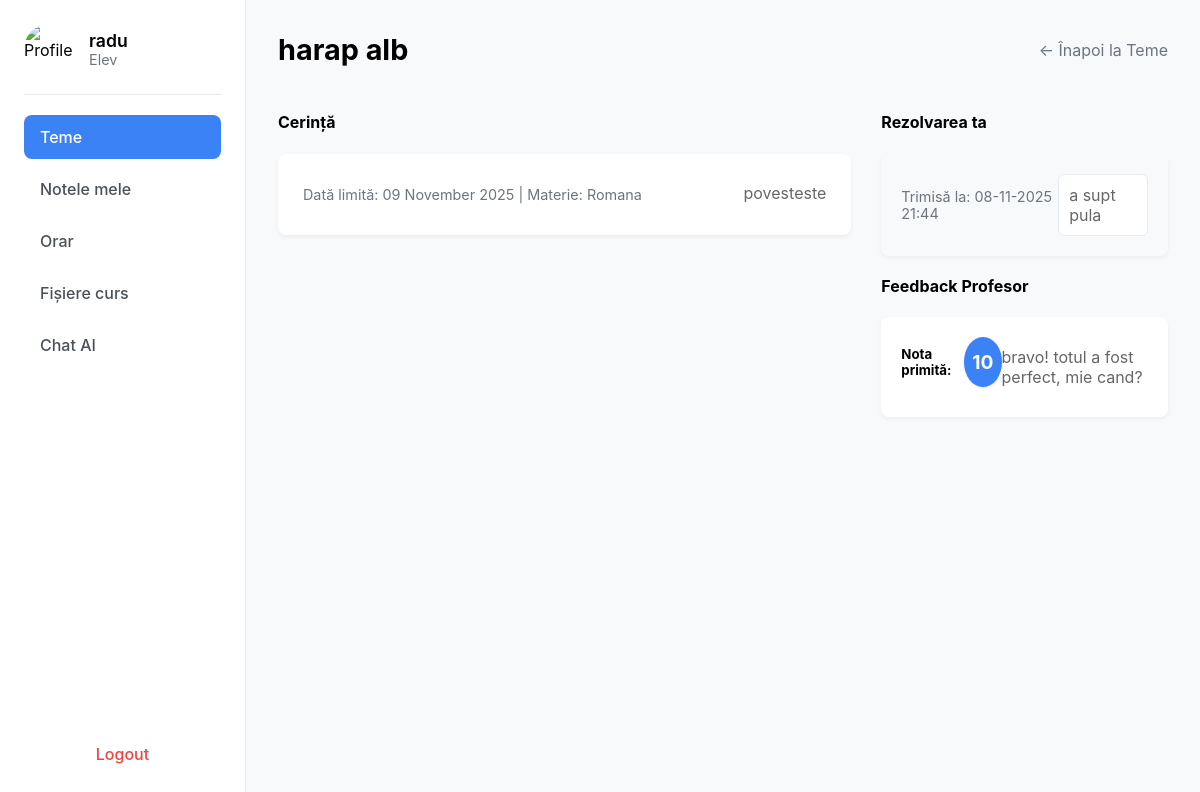
The page /tema/2 (signed in) on the database as committed earlier.
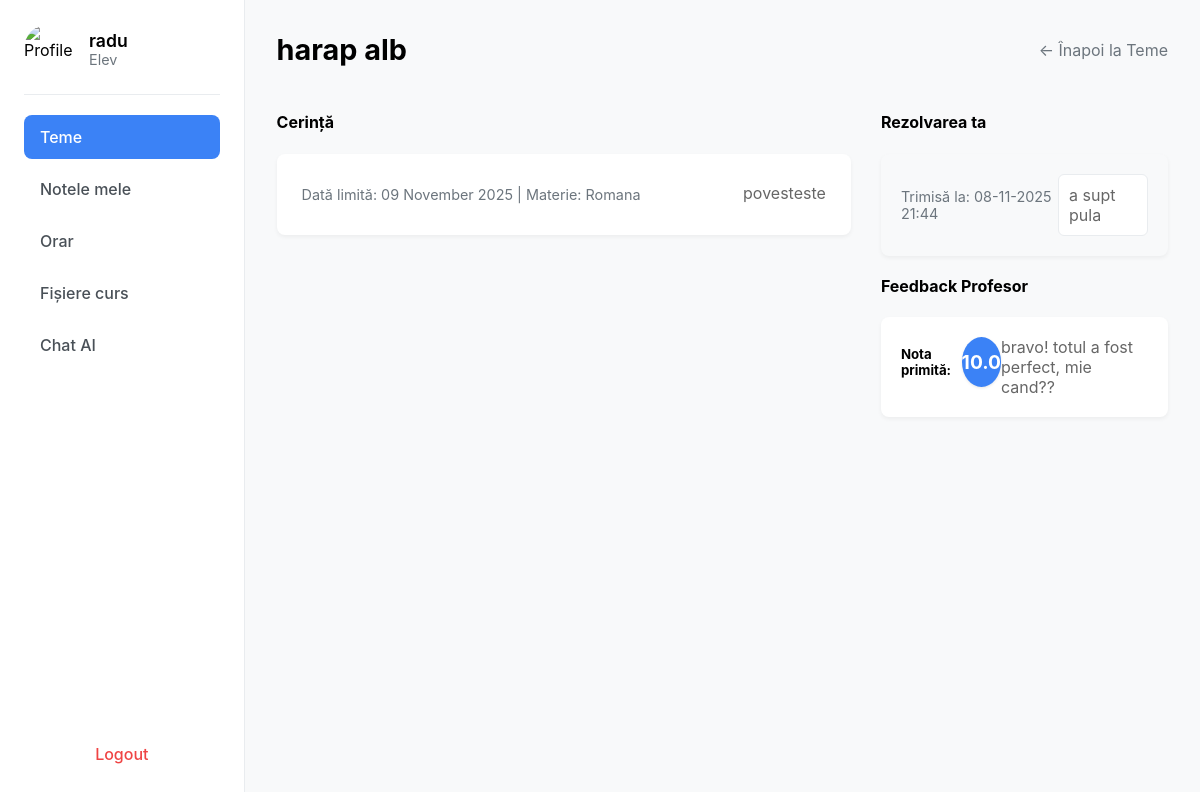
The same page on the database as committed later.
### app/models.py (models this page shows)
class Feedback(db.Model):
    __tablename__ = 'feedback'
    id = db.Column(db.Integer, primary_key=True)
    submission_id = db.Column(db.Integer, db.ForeignKey('submission.id'), unique=True, nullable=False)
    grade = db.Column(db.String(10), nullable=True)  # Nota (ex: 10, 7.5, "A+")
    feedback_text = db.Column(db.Text, nullable=True)  # Feedback-ul profesorului
    created_at = db.Column(db.DateTime, default=datetime.utcnow)
    submission = db.relationship('Submission', back_populates='feedback')
    ai_reports = db.relationship('AIReport', back_populates='feedback', cascade="all, delete-orphan")

### app/routes.py (the view, shortened to what this page needs)
@bp.route("/tema/<int:id_tema>", methods=["GET", "POST"])
@login_required
def detaliu_tema(id_tema):
    if current_user.role != "Elev":
        flash("Acces nepermis.", "error")
        return redirect(url_for("main.home"))
    student_profile = Student.query.filter_by(user_id=current_user.id).first()
    assignment = Assignment.query.get_or_404(id_tema)
    submission = Submission.query.filter_by(
        assignment_id=id_tema,
        student_id=student_profile.id
    ).first()
    if not submission:
        flash("Această temă nu ți-a fost asignată.", "error")
        return redirect(url_for('main.home'))
    feedback = None
    if submission and submission.feedback:
        feedback = submission.feedback
    return render_template(
        "detaliu_tema_elev.html",
        user=current_user,
        assignment=assignment,
        submission=submission,
        feedback=feedback
    )

### app/__init__.py (called while the page is built)
def create_app():
    app = Flask(__name__)
    app.secret_key = "secret123"  # schimbă cu ceva sigur
    app.config['SQLALCHEMY_DATABASE_URI'] = 'sqlite:///users.db'
    app.config['SQLALCHEMY_TRACK_MODIFICATIONS'] = False
    db.init_app(app)
    login_manager.init_app(app)
    from .routes import bp
    app.register_blueprint(bp)
    from .models import User  # import modelul User
    @login_manager.user_loader
    def user_loader(user_id):
        try:
            return User.query.get(int(user_id))
        except ValueError:
            return None
    with app.app_context():
        db.create_all()
    return app

### app/templates/detaliu_tema_elev.html (shortened to what this page needs)
{% extends "base.html" %}
{% block content %}
<div class="sidebar">
    <div class="profile">
        <img src="{{ url_for('static', filename='images/avatar.png') }}" alt="Profile">
        <div>
            <h3>{{ user.name }}</h3>
            <p>{{ user.role }}</p>
        </div>
    </div>
    <ul class="menu">
        <li class="active"><a href="{{ url_for('main.home') }}">Teme</a></li>
        <li><a href="#">Notele mele</a></li>
        <li><a href="{{ url_for('main.orar') }}">Orar</a></li>
        <li><a href="#">Fișiere curs</a></li>
        <li><a href="{{ url_for('main.chat_page') }}" target="_blank">Chat AI</a></li>
    </ul>
    <a class="logout" href="{{ url_for('main.logout') }}">Logout</a>
</div>
<div class="main">
    <div class="header">
        <h2>{{ assignment.title }}</h2>
        <a href="{{ url_for('main.home') }}" style="text-decoration: none; color: #6c757d;">&larr; Înapoi la Teme</a>
    </div>
    <div style="display: flex; gap: 30px;">
        <div style="flex: 2;">
            <h4>Cerință</h4>
            <div class="assignment-card" style="padding: 25px;">
                <p style="color: #6c757d; font-size: 0.9rem;">
                    Dată limită: {{ assignment.due_date.strftime('%d %B %Y') if assignment.due_date else 'N/A' }} |
                    Materie: {{ assignment.subject.name }}
                </p>
                <p style="line-height: 1.6; white-space: pre-wrap;">{{ assignment.description }}</p>
            </div>
        </div>
        <div style="flex: 1;">
            {% if submission.status == 'Trimis' or submission.status == 'Corectat' %}
                <h4>Rezolvarea ta</h4>
                <div class="assignment-card" style="background-color: #f8f9fa;">
                    <p style="font-size: 0.9rem; color: #6c757d;">Trimisă la: {{ submission.submitted_at.strftime('%d-%m-%Y %H:%M') }}</p>
                    <p style="white-space: pre-wrap; background: #fff; padding: 10px; border-radius: 6px; border: 1px solid #e9ecef;">{{ submission.content }}</p>
                </div>
                {% if feedback %}
                <h4 style="margin-top: 20px;">Feedback Profesor</h4>
                <div class="assignment-card">
                    <div style="display: flex; justify-content: space-between; align-items: center; margin-bottom: 10px;">
                        <h5 style="margin: 0;">Nota primită:</h5>
                        <span class="grade-badge" style="width: 50px; height: 50px; font-size: 1.2rem;">{{ feedback.grade }}</span>
                    </div>
                    <p style="white-space: pre-wrap;">{{ feedback.feedback_text }}</p>
                </div>
                {% elif submission.status == 'Trimis' %}
                <div class="status status-în-progres" style="margin-top: 20px; text-align: center;">Așteaptă corectare...</div>
                {% endif %}
            {% endif %}
        </div>
    </div>
</div>
{% endblock %}

Rows that differ between the two databases and show on the page:
changed Feedback: grade "10" → "10.0"; feedback_text "bravo! totul a fost perfect, mie cand?" → "bravo! totul a fost perfect, mie cand??"
